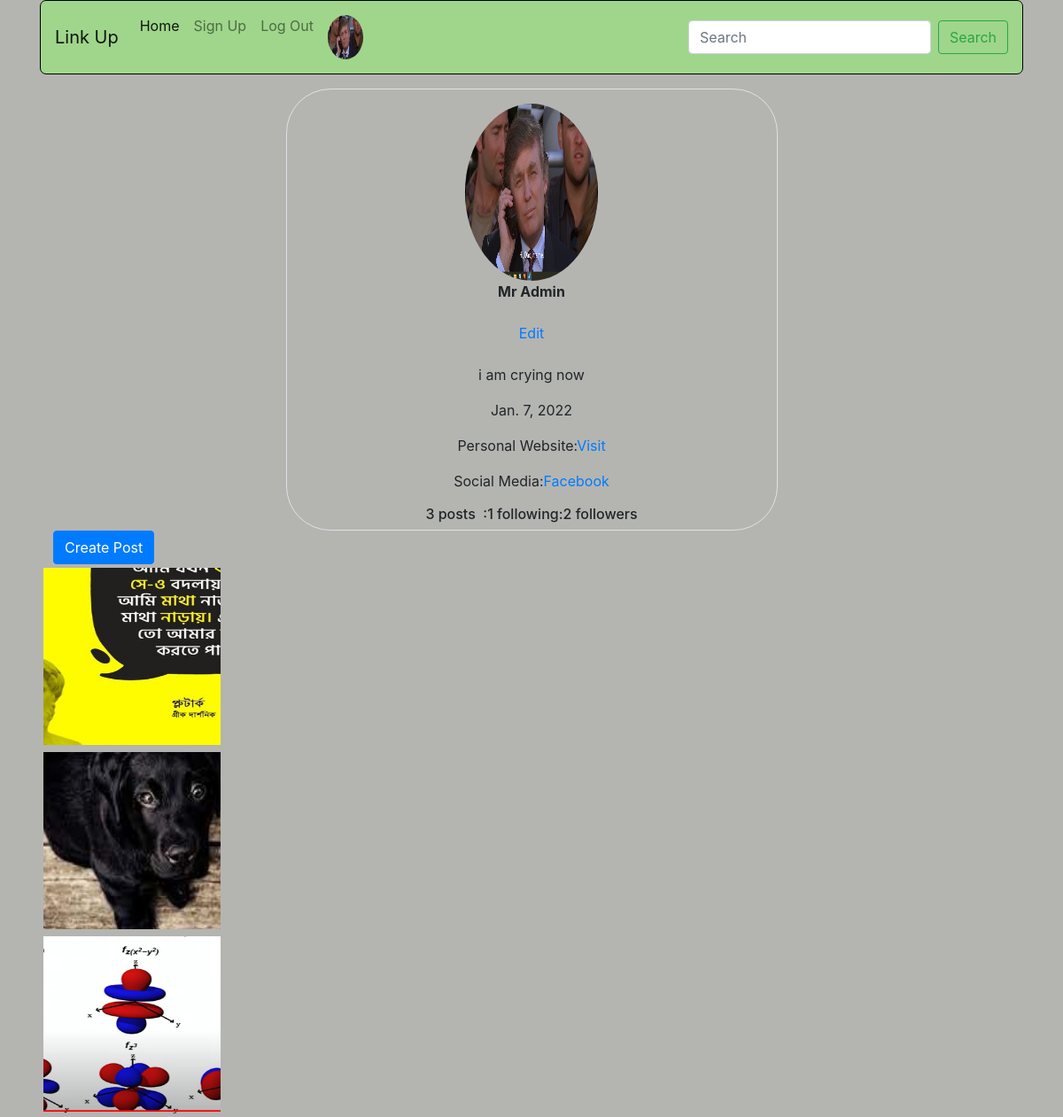
/profile/ (signed in), run on the app's committed database.
### App_login/models.py (models this page shows)
class UserProfile(models.Model):
    user = models.OneToOneField(User, on_delete=models.CASCADE, related_name='user_profile')
    profile_pic = models.ImageField(upload_to='media/profile_pics', blank=True)
    description = models.TextField(blank=True)
    full_name = models.CharField(max_length=264, blank=True)
    dob = models.DateField(blank=True, null=True)
    website = models.URLField(blank=True)
    facebook = models.URLField(blank=True)

### App_post/models.py (models this page shows, shortened)
class Posts(models.Model):
    author=models.ForeignKey(User,on_delete=models.CASCADE,related_name='post')
    image= models.ImageField(upload_to='post_images',blank=False)
    caption=models.CharField(max_length=264,blank=True)
    upload_date=models.DateTimeField(auto_now_add=True)
    update_date=models.DateTimeField(auto_now=True)
    class Meta:
        ordering =['-upload_date']

### App_post/views.py (the view, shortened to what this page needs)
# urls.py: path('profile/',views.profile,name="profile"),
@login_required
def profile(request):
    current = UserProfile.objects.get(user=request.user)
    form = PostForm()
    return render(request,'App_login/profile.html',context={'profile':current,'form':form})

### App_post/forms.py
class PostForm(forms.ModelForm):
    class Meta:
        model = Posts
        fields =['image','caption']

### templates/App_login/profile.html (shortened to what this page needs)
{% extends 'base.html' %}
{% block content %}
<div class="container">
    <div class="row pt-3">
        <div class="col-lg-3"></div>
        <div class="col-lg-6 text-center border border-rounded pt-3" style="border-radius:50px; ">
            <img src="{{user.user_profile.profile_pic.url}}" height="200px" width="150px" class="rounded-circle mx-5">
            <p><b>{{profile.full_name}}</b></p><button class="btn btn-succes"><a href="{% url 'App_login:editprofile' %}">Edit</a></button>
            <p>{{profile.description|linebreaks}}</p>
            <p>{{profile.dob}}</p>
            <p>Personal Website:<a href="{{profile.website}}">Visit</a></p>
            <p>Social Media:<a href="{{profile.facebook}}">Facebook</a></p>
            <h6>{{user.post.count}} posts &nbsp;:{{user.follower.count}}&nbsp;following:{{user.following.count}} followers</h6>
        </div>
<div class="container">
<button type="button" class="btn btn-primary" data-toggle="modal" data-target="#exampleModal">
  Create Post
</button>
</div>
<br>
{% for post in user.post.all %}
<div class="container row">
    <div class=" container crop bg-dark m-1">
      <img src="/media/{{post.image}}" title="{{post.caption}}">
    </div>
  </div><br><hr>
    {% endfor %}
{% endblock content %}

### templates/navbar.html (shortened to what this page needs)
<nav class="navbar navbar-expand-lg navbar-light " style="background-color:#9fd68b; border:1px solid black; border-radius:7px">
  <a class="navbar-brand" href="/">Link Up</a>
  <div class="collapse navbar-collapse" id="navbarSupportedContent">
    <ul class="navbar-nav mr-auto">
      <li class="nav-item active">
        <a class="nav-link" href="/">Home <span class="sr-only">(current)</span></a>
      </li>
      <a class="nav-item nav-link text-succes" href="{% url 'App_login:authsignup' %}">Sign Up</a>
        {% if user.is_authenticated %}
        <a class="nav-item nav-link" href="{% url 'App_login:authlogout' %}">Log Out</a>
        {% else %}
        <a class="nav-item nav-link" href="{% url 'App_login:authlogin' %}">Log In</a>
        {% endif %}
        {% if user.user_profile.profile_pic %}
        <a class="nav-item nav-link" href="{% url 'profile' %}"><img src="{{user.user_profile.profile_pic.url}}" width="40px" height="50px" class="rounded-circle"></a>
        {% else %}
        <a class="nav-item nav-link" href="{% url 'profile' %}"><img src="/media/default.png.url" height="50px" width="40px"></a>
        {% endif %}
    </ul>
    <form class="form-inline my-2 my-lg-0" method="GET">
      <input class="form-control mr-sm-2" type="search" name="search" placeholder="Search" aria-label="Search">
      <button class="btn btn-outline-success my-2 my-sm-0" type="submit">Search</button>
    </form>
  </div>
</nav>

### templates/App_login/profile.html (style rules this page uses)
.crop { width: 200px; height: 200px; overflow: hidden; }
.crop img { width: 400px; height: 300px; margin: -75px 0 0 -100px; }
body { background-color:#b4b5b1; }

### data on the page
UserProfile: full_name "Mr Admin", description "i am crying now", dob "Jan. 7, 2022"
Posts: image (picture)
Posts: image (picture)
Posts: image (picture)

### other printed values
{{ user.post.count }} "3"
{{ user.follower.count }} "1"
{{ user.following.count }} "2"
